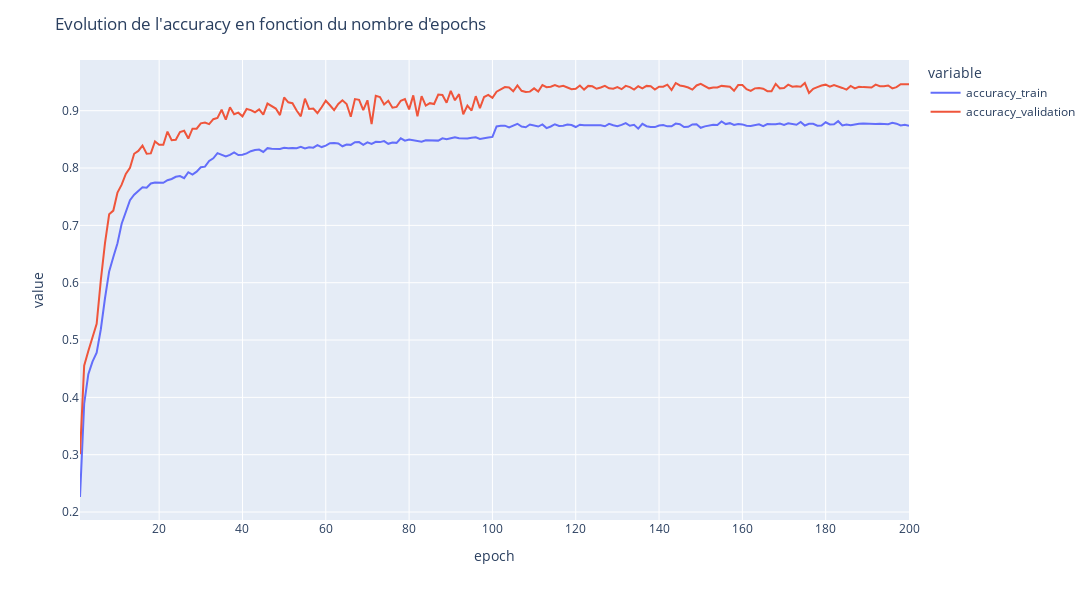

Here is the notebook cell this chart was saved with:
### Code cell
#La df de l'accuracy
epoch = range(1, len(hist.history['accuracy']) + 1)
accuracy = pd.DataFrame ( { 'epoch' : epoch, 'accuracy_train' : hist.history['accuracy'], 'accuracy_validation' : hist.history['val_accuracy'] } )

#Evolution de l'accuracy en fonction du nombre d'epochs
fig3 = px.line ( accuracy, x = 'epoch', y = [ 'accuracy_train', 'accuracy_validation' ], width = 1300, height = 600 )
fig3.update_layout ( title = '''Evolution de l'accuracy en fonction du nombre d'epochs ''' )
fig3.show()

### Figure 1 — Plotly figure (JSON) as saved in the notebook; plotly's stock layout.template omitted (floating-point values rounded to 4 significant figures; data arrays with more than 128 entries replaced by an {"elided": "..."} marker saying what was removed)
{"data": [{"hovertemplate": "variable=accuracy_train<br>epoch=%{x}<br>value=%{y}<extra></extra>", "legendgroup": "accuracy_train", "line": {"color": "#636efa", "dash": "solid"}, "marker": {"symbol": "circle"}, "mode": "lines", "name": "accuracy_train", "orientation": "v", "showlegend": true, "type": "scatter", "x": {"elided": "200 int values"}, "xaxis": "x", "y": {"elided": "200 float values"}, "yaxis": "y"}, {"hovertemplate": "variable=accuracy_validation<br>epoch=%{x}<br>value=%{y}<extra></extra>", "legendgroup": "accuracy_validation", "line": {"color": "#EF553B", "dash": "solid"}, "marker": {"symbol": "circle"}, "mode": "lines", "name": "accuracy_validation", "orientation": "v", "showlegend": true, "type": "scatter", "x": {"elided": "200 int values"}, "xaxis": "x", "y": {"elided": "200 float values"}, "yaxis": "y"}], "layout": {"height": 600, "legend": {"title": {"text": "variable"}, "tracegroupgap": 0}, "margin": {"t": 60}, "title": {"text": "Evolution de l'accuracy en fonction du nombre d'epochs "}, "width": 1300, "xaxis": {"anchor": "y", "domain": [0, 1], "title": {"text": "epoch"}}, "yaxis": {"anchor": "x", "domain": [0, 1], "title": {"text": "value"}}}}
